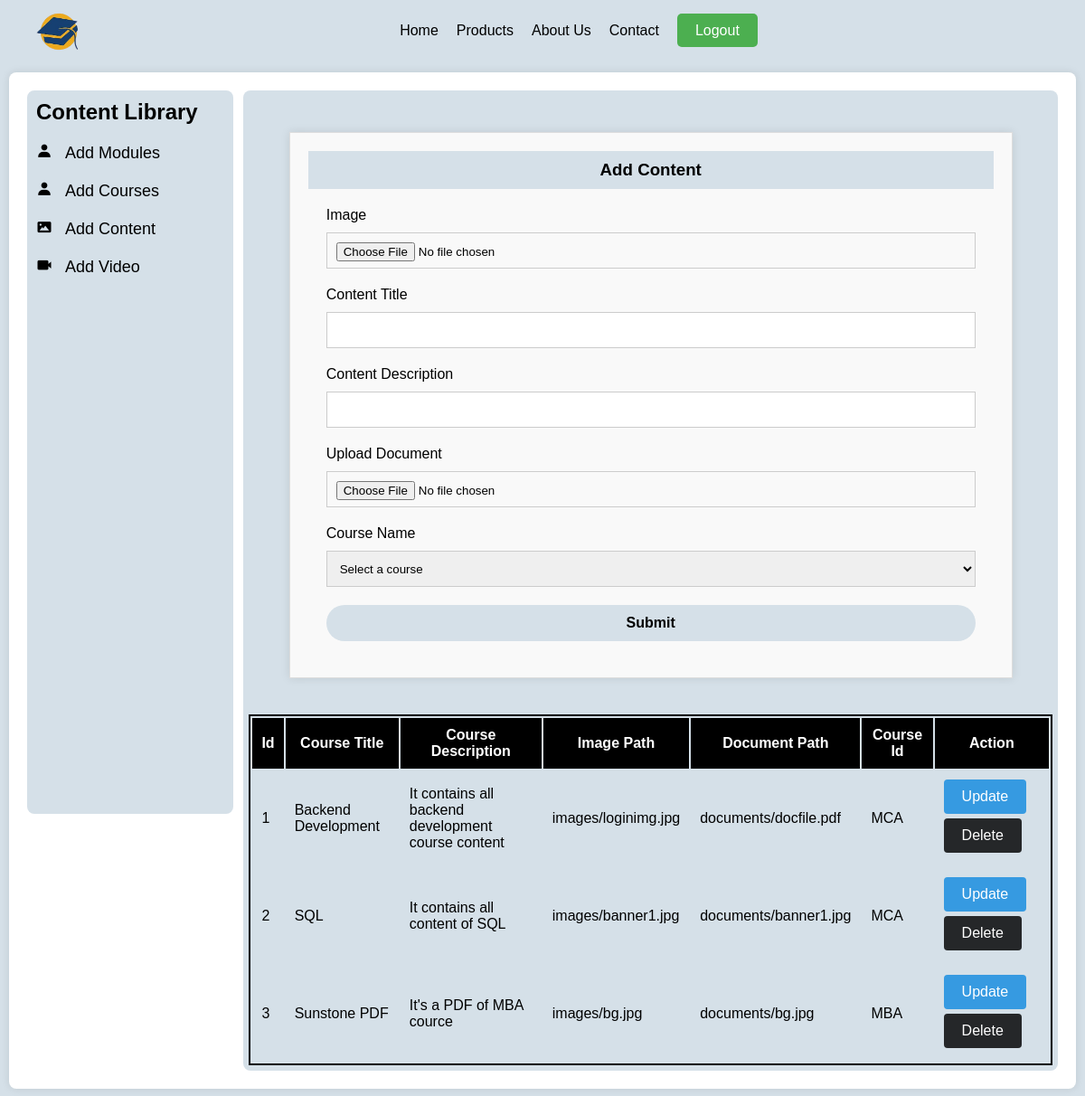
Screenshot of /add_content (signed in) with the database file from the repository.
### model.py (models this page shows)
class Document(database.Model):
    id = database.Column(database.Integer, primary_key=True, autoincrement=True)
    title = database.Column(database.String(100), nullable=False)
    description = database.Column(database.Text, nullable=False)
    image_path = database.Column(database.String(200), nullable=False)
    document_path = database.Column(database.String(200), nullable=False)
    course_id = database.Column(database.Integer, database.ForeignKey('course.id'), nullable=False)
    course = database.relationship('Course', backref='contents')

class Course(database.Model):
    id = database.Column(database.Integer, primary_key= True, autoincrement=True)
    ctitle = database.Column(database.String(100), nullable= False)
    cdescription = database.Column(database.String(300), nullable= False)
    cdate = database.Column(database.DateTime, nullable=False)

### app.py (the view)
@app.route('/add_content', methods=['GET', 'POST'])
def add_content():
    if 'role' not in session or session['role'] != 'teacher':
        flash('You do not have access to this page.', 'danger')
        return redirect('/login')
    if request.method == 'POST':
        title = request.form['cltitle']
        description = request.form['cldesc']
        course_id = request.form['course']
        image = request.files['img']
        document = request.files['docu']
        image_filename = secure_filename(image.filename)
        image_path = os.path.join('static', 'images', image_filename).replace('\\', '/')
        image.save(os.path.join(app.config['UPLOAD_FOLDER'], image_filename))
        document_filename = secure_filename(document.filename)
        document_path = os.path.join('static', 'documents', document_filename).replace('\\', '/')
        image.save(os.path.join(app.config['UPLOAD_DOCUMENT'], document_filename))
        new_content = Document(title=title, description=description, image_path='images/' + image_filename, document_path='documents/' + document_filename, course_id=course_id)
        database.session.add(new_content)
        database.session.commit()
        return redirect('/add_content')
    else:
        courses = Course.query.with_entities(Course.id, Course.ctitle)
        documents = Document.query.all()
        all_video = Video.query.all()
        return render_template('add_content.html', courses=courses, documents=documents,all_video=all_video)

### templates/add_content.html (shortened to what this page needs)
{% extends "parent.html" %}
{% block main %}
<div class="col-8">
    <div class="contact-container">
        <div class="contact-header">
            <h3>Add Content</h3>
        </div>
        <form class="contact-form" action="/add_content" method="post" enctype="multipart/form-data">
            <label for="img">Image</label>
            <input type="file" id="img" name="img">
            <label for="cltitle">Content Title</label>
            <input type="text" id="cltitle" name="cltitle">
            <label for="cldesc">Content Description</label>
            <input type="text" id="cldesc" name="cldesc">
            <label for="docu">Upload Document</label>
            <input type="file" id="docu" name="docu">
            <label for="course">Course Name</label>
            <select name="course" id="course">
                <option value="">Select a course</option>
            </select>
            <button type="submit" name="submit">Submit</button>
        </form>
    </div>
    <div class="container">
        <table class="table text-center border border-dark">
            <thead>
                <tr>
                    <th scope="col" class="bg-dark text-light">Id</th>
                    <th scope="col" class="bg-dark text-light">Course Title</th>
                    <th scope="col" class="bg-dark text-light">Course Description</th>
                    <th scope="col" class="bg-dark text-light">Image Path</th>
                    <th scope="col" class="bg-dark text-light">Document Path</th>
                    <th scope="col" class="bg-dark text-light">Course Id</th>
                    <th scope="col" class="bg-dark text-light">Action</th>
                </tr>
            </thead>
            <tbody>
                {% for doc in documents %}
                <tr>
                  <td scope="row">{{ doc.id }}</td>
                  <td>{{ doc.title }}</td>
                  <td>{{ doc.description }}</td>
                  <td>{{ doc.image_path }}</td>
                  <td>{{ doc.document_path }}</td>
                  <td>{{ doc.course.ctitle }}</td>
                  <td>
                    <a href="/contentupdate?id={{ doc.id }}" class="btn btn-primary">Update</a>
                    <a href="/contentdelete?id={{ doc.id }}" class="btn btn-secondary">Delete</a>
                  </td>
                </tr>
                {% endfor %}
            </tbody>
        </table>
    </div>
</div>
{% endblock main%}

### static/css/style.css (style rules this page uses)
* { margin: 0; padding: 0; box-sizing: border-box; font-family: "Poppins", sans-serif; }
body { display: flex; flex-direction: column; min-height: 100vh; background: #d5e0e8; }
.col-8 { width: 79%; float: right; padding: 6px; border-radius: 8px; background-color: #d5e0e8; }
.btn-primary { display: inline-block; padding: 10px 20px; background-color: #369ae1; color: #fff; border: none; border-radius: 4px; cursor: pointer; margin-bottom: 5px; }
.btn-secondary { display: inline-block; padding: 10px 20px; background-color: rgb(37, 39, 41); color: #fff; border: none; border-radius: 4px; cursor: pointer; margin-bottom: 5px; }
td a { text-decoration: none; }
.container { max-width: 1200px; margin: 0 auto; }
.contact-container { max-width: 800px; margin: 40px auto; padding: 20px; background-color: #f9f9f9; border: 1px solid #ddd; box-shadow: 0 0 10px rgba(0, 0, 0, 0.1); }
.contact-header { background-color: #d5e0e8; color: #000; padding: 10px; text-align: center; }
.contact-form { padding: 20px; }
.contact-form label { display: block; margin-bottom: 10px; }
.contact-form input[type="text"], .contact-form input[type="email"], .contact-form input[type="date" i], .contact-form input[type="file" i],select { width: 100%; height: 40px; margin-bottom: 20px; padding: 10px; border: 1px solid #ccc; }
.contact-form button[type="submit"] { width: 100%; height: 40px; background-color: #d5e0e8; color: #000; border-radius: 20px; border: none; padding: 10px; font-size: 16px; font-weight: bold; cursor: pointer; }
table { border: 2px solid #000; }
td { padding: 10px; }
th { padding: 10px; background-color: #000; color: #fff; }

### rows the page displays
Document: id "1", title "Backend Development", description "It contains all backend development course content", image_path "images/loginimg.jpg", document_path "documents/docfile.pdf", course.ctitle "MCA"
Document: id "2", title "SQL", description "It contains all content of SQL", image_path "images/banner1.jpg", document_path "documents/banner1.jpg", course.ctitle "MCA"
Document: id "3", title "Sunstone PDF", description "It's a PDF of MBA cource", image_path "images/bg.jpg", document_path "documents/bg.jpg", course.ctitle "MBA"
